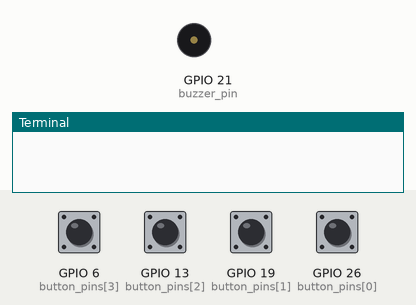
A program run on a simulated Raspberry Pi (BCM pin numbers). On the bench: buzzer (waves = sounding), the last lines printed to the terminal. The inputs (shaded band) are chosen by the test bench; at power-on: GPIO 6 (button_pins[3]), GPIO 13 (button_pins[2]), GPIO 19 (button_pins[1]), GPIO 26 (button_pins[0]) HIGH.

Above: at 1.2 s.
1.3 s: GPIO 6 (button_pins[3]) pulled LOW for 0.15 s
At 1.4 s:
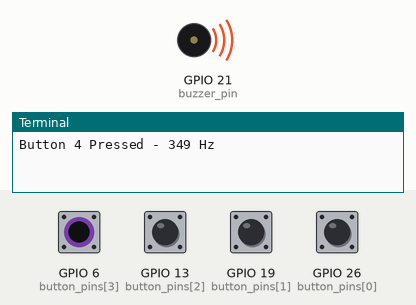
Timing chart, 0 to 4.3 s (numbered marks = the images above; inputs shaded):
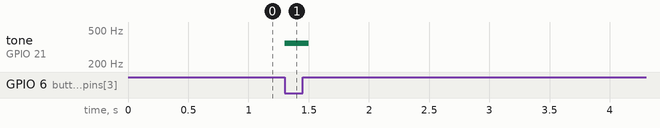

The program:

R13._Push_Button_Buzzer_Piano.py
```python
"""
Components Used:
1. Raspberry Pi
2. Buzzer
3. Four Push Buttons
4. Breadboard
5. Jumper Wires
"""

import RPi.GPIO as gpio
import time

buzzer_pin = 21                 # GPIO pin for buzzer
button_pins = [26, 19, 13, 6]  # GPIO pins for buttons

notes = [262, 294, 330, 349]  # Note frequencies

gpio.setmode(gpio.BCM)  # Use BCM pin numbering
gpio.setup(buzzer_pin, gpio.OUT)  # Set buzzer as output
gpio.setup(button_pins, gpio.IN, pull_up_down=gpio.PUD_UP)  # Set buttons as input

buzzer = gpio.PWM(buzzer_pin, 1)  # Create PWM object

try:
    while True:
        for i, button in enumerate(button_pins):
            if gpio.input(button) == 0:  # Check button press
                buzzer.ChangeFrequency(notes[i])  # Set frequency
                buzzer.start(50)  # Start buzzer
                print(f"Button {i+1} Pressed - {notes[i]} Hz")
                time.sleep(0.2)  # Small delay
                buzzer.stop()  # Stop buzzer

except KeyboardInterrupt:
    gpio.cleanup()  # Reset GPIO on exit
```

Measured:
- after the input at 1.3 s, tone on GPIO 21 (buzzer_pin): silent → 349 Hz at once, → silent 0.20 s later
